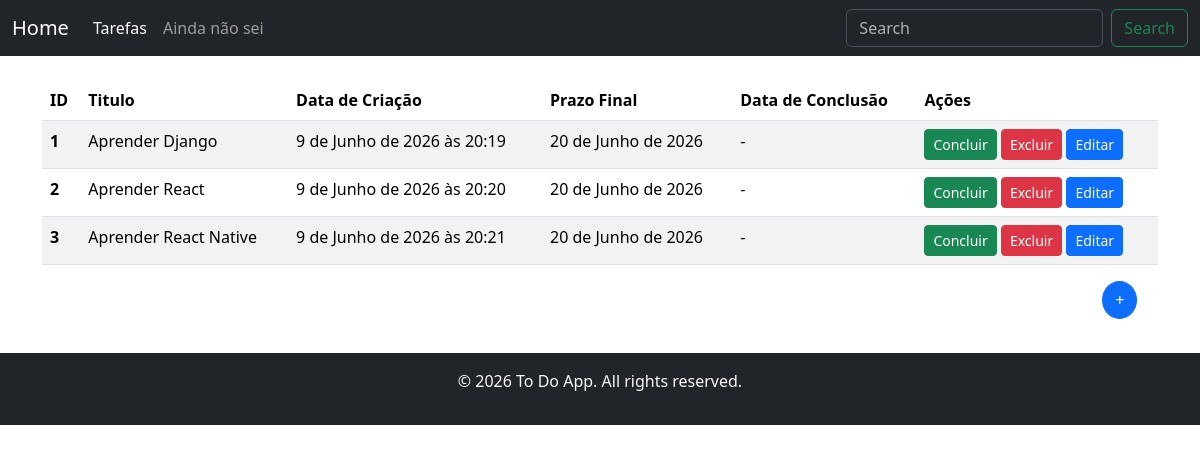
/list, run on an earlier commit of the app's database.
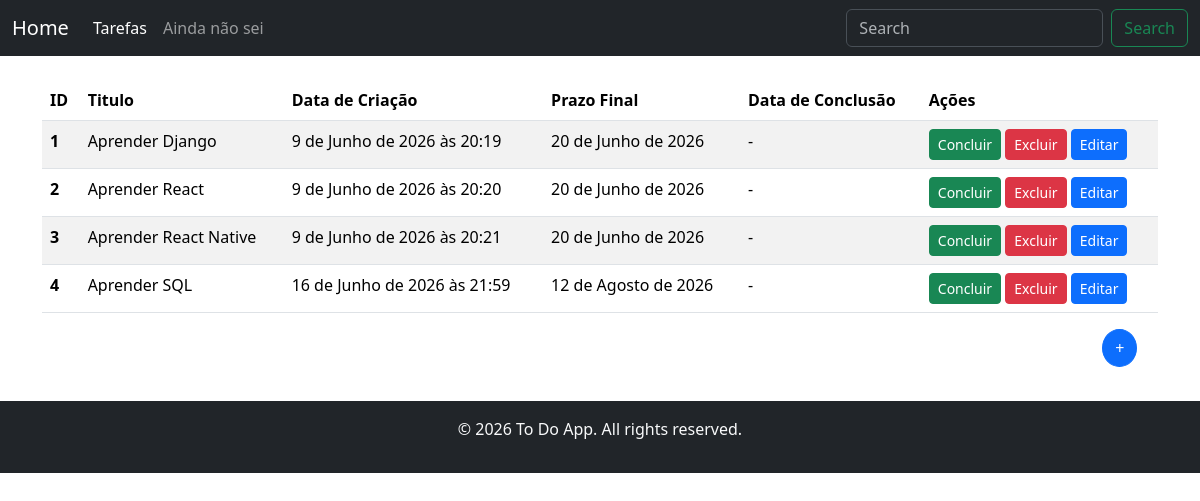
And on a later commit of the database.
### to_do/models.py (models this page shows)
class To_do(models.Model):
    title = models.CharField(max_length=200, null=False, blank=False)
    created_at = models.DateTimeField(auto_now_add=True, null=False, blank=False)
    deadline = models.DateField(null=True, blank=True)
    finished_at = models.DateField(null=True)

### to_do/views.py (the view)
# urls.py: path("list", Todo_ListView.as_view(), name="todo_list"),
class Todo_ListView(ListView):
    model = To_do
    template_name = "to_do/todo_list.html"
    context_object_name = "todo"

### to_do/templates/to_do/todo_list.html (shortened to what this page needs)
{% extends "base.html" %}
{% block content %}
    {% if todo %}
        <table class="table table-striped">
            <thead>
                <tr>
                <th scope="col">ID</th>
                <th scope="col">Titulo</th>
                <th scope="col">Data de Criação</th>
                <th scope="col">Prazo Final</th>
                <th scope="col">Data de Conclusão</th>
                <th scope="col">Ações</th>
                </tr>
            </thead>
            <tbody>
                {% for td in todo %}
                    <tr>
                    <th scope="row">{{ td.id }}</th>
                    <td>{{ td.title }}</td>
                    <td>{{ td.created_at }}</td>
                    <td>{{ td.deadline|default:"-" }}</td>
                    <td>{{ td.finished_at|default:"-" }}</td>
                    <td>
                        <a href="#" class="btn btn-success btn-sm">Concluir</a>
                        <a href="#" class="btn btn-danger btn-sm">Excluir</a>
                        <button type="button" class="btn btn-primary btn-sm">Editar</button>
                    </td>
                    </tr>
                {% endfor %}
            </tbody>
        </table>
    {% else %}
        <div class="card">
            <div class="card-body">
                Nenhuma tarefa cadastrada. Adicione uma nova tarefa para começar!
            </div>
        </div>
    {% endif %}
    <a href="{% url 'todo_create' %}" class="btn btn-primary rounded-circle " style="margin-left: 95%; margin-bottom: 10px;">+</a>
{% endblock %}

What changed in the data, as far as the page shows it:
added To_do: id "4", title "Aprender SQL", created_at "16 de Junho de 2026 às 21:59", deadline "12 de Agosto de 2026", finished_at "-"
